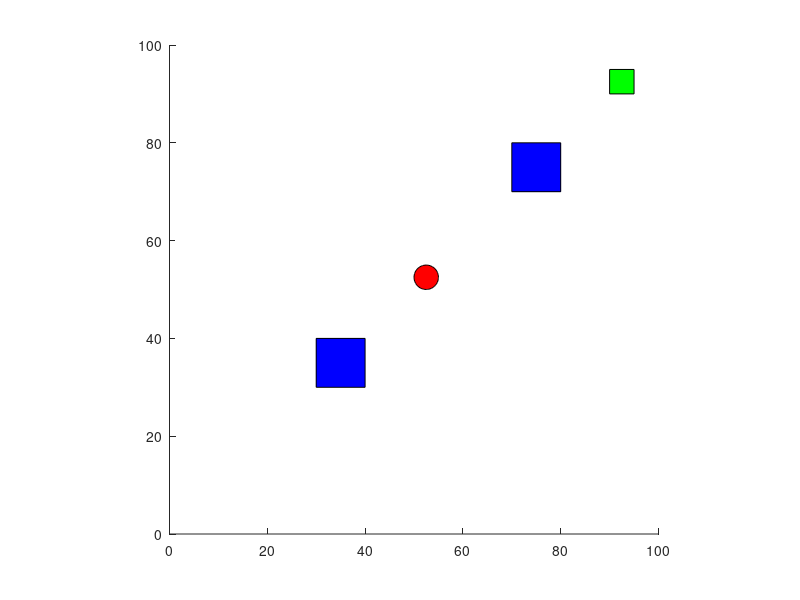

MATLAB code for this plot:
function ball_skills_game
    % Initialize the game figure
    fig = figure('KeyPressFcn', @keyPressHandler, 'Name', 'Ball Skills Game');
    axis equal;
    axis([0 100 0 100]);
    hold on;

    % Create the ball
    ball = rectangle('Position', [50, 50, 5, 5], 'Curvature', [1, 1], 'FaceColor', 'r');

    % Create some obstacles
    obstacle1 = rectangle('Position', [30, 30, 10, 10], 'FaceColor', 'b');
    obstacle2 = rectangle('Position', [70, 70, 10, 10], 'FaceColor', 'b');

    % Create a goal
    goal = rectangle('Position', [90, 90, 5, 5], 'FaceColor', 'g');

    % Initialize ball position
    ballPos = [50, 50];

    % Function to handle key presses
    function keyPressHandler(~, event)
        switch event.Key
            case 'uparrow'
                ballPos(2) = ballPos(2) + 1;
            case 'downarrow'
                ballPos(2) = ballPos(2) - 1;
            case 'leftarrow'
                ballPos(1) = ballPos(1) - 1;
            case 'rightarrow'
                ballPos(1) = ballPos(1) + 1;
        end
        % Update ball position
        set(ball, 'Position', [ballPos, 5, 5]);

        % Check for collision with obstacles
        if checkCollision(ball, obstacle1) || checkCollision(ball, obstacle2)
            disp('Collision!');
        end

        % Check for reaching the goal
        if checkCollision(ball, goal)
            disp('Goal reached!');
            close(fig);
        end
    end

    % Function to check collision between two rectangles
    function collision = checkCollision(rect1, rect2)
        pos1 = get(rect1, 'Position');
        pos2 = get(rect2, 'Position');
        collision = pos1(1) < pos2(1) + pos2(3) && ...
                    pos1(1) + pos1(3) > pos2(1) && ...
                    pos1(2) < pos2(2) + pos2(4) && ...
                    pos1(2) + pos1(4) > pos2(2);
    end
end